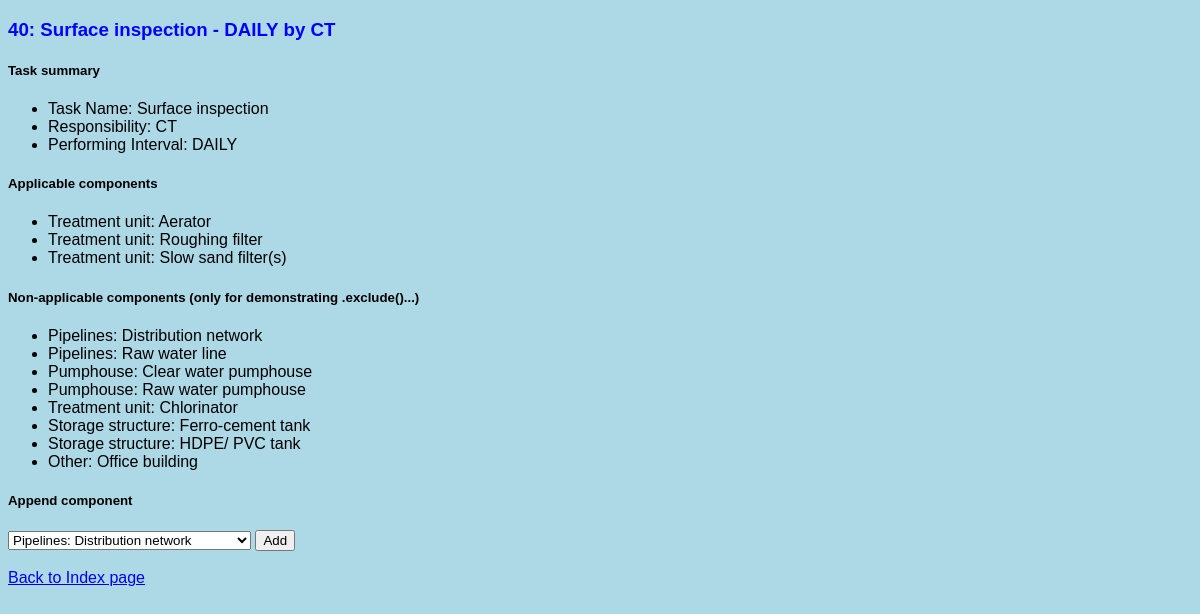
Page /tasks/task/40/ on the committed database.
### tasks/models.py (models this page shows)
class Task(models.Model):
    components = models.ManyToManyField(Component, blank=True, related_name="tasks")
    task_name = models.CharField(max_length = 128)
    task_interval = models.CharField(max_length=32, choices=INTERVALS, default="DAILY")
    task_responsibility = models.CharField(max_length=32, choices=RESPONSIBILITY, default="CT")
    def __str__(self) -> str:
        return f"{self.task_name.capitalize()} - {self.task_interval} by {self.task_responsibility}"

class Component(models.Model):
    component_type = models.ForeignKey(Component_Type,
                                       on_delete=models.CASCADE,
                                       related_name="components")
    component = models.CharField(max_length=64)
    def __str__(self) -> str:
        return f"{self.component_type}: {self.component}"

class Component_Type(models.Model):
    component_type = models.CharField(max_length=64)
    def __str__(self) -> str:
        return f"{self.component_type.capitalize()}"
    class Meta:
        verbose_name = "Component Type"
        verbose_name_plural = "Component Types"

### tasks/views.py (the view)
# urls.py: path("task/<int:task_id>/", views.view_task, name="view_task"),
def view_task(request, task_id):
    task = Task.objects.get(id=task_id)
    return render(request, 'tasks/task.html', {
        'task': task,
        'comps': task.components.all().order_by('component_type', 'component'),
        'non_comps': Component.objects.exclude(tasks=task).all().order_by('component_type', 'component')
    })

### tasks/templates/tasks/task.html (shortened to what this page needs)
{% extends 'tasks/layout.html' %}
{% block body %}
    <h3>{{ task.id }}: {{ task }}</h3>
    <h5>Task summary</h5>
    <ul>
        <li>Task Name: {{ task.task_name }}</li>
        <li>Responsibility: {{ task.task_responsibility }}</li>
        <li>Performing Interval: {{ task.task_interval }}</li>
    </ul>
    <h5>Applicable components</h5>
    <ul>
        {% for item in comps %}
            <li>{{ item }}</li>
        {% empty %}
            <li>No components.</li>
        {% endfor %}
    </ul>
    <h5>Non-applicable components (only for demonstrating .exclude()...)</h5>
    <ul>
        {% for x in non_comps %}
            <li>{{ x }}</li>
        {% empty %}
            <li>No N/A components</li>
        {% endfor %}
    </ul>
    <h5>Append component</h5>
    <form action="{% url 'tasks:append_comp_to_task' task_id=task.id %}" method="post">
        {% if non_comps %}
            <select name="selected_comp">
                {% for comp in non_comps %}
                    <option value="{{ comp.id }}">{{ comp }}</option>
                {% endfor %}
            </select>
            <input type="submit" value="Add" >
        {% else %}
            <ul><li>All components already added!</li></ul>
        {% endif %}
    </form>
    <br><a href="{% url 'tasks:index' %}">Back to Index page</a>
{% endblock %}

### tasks/static/tasks/my_styles.css (style rules this page uses)
h3 { color: blue; font-family: 'Lucida Sans', 'Lucida Sans Regular', 'Lucida Grande', 'Lucida Sans Unicode', Geneva, Verdana, sans-serif; }
body { background-color: lightblue; font-family: Verdana, Geneva, Tahoma, sans-serif; }

### rows in the picture
Task: id "40", task_name+task_interval+task_responsibility "Surface inspection - DAILY by CT", task_name "Surface inspection", task_responsibility "CT", task_interval "DAILY"
Component: component_type+component "Treatment unit: Aerator"
Component: component_type+component "Treatment unit: Roughing filter"
Component: component_type+component "Treatment unit: Slow sand filter(s)"
Component: component_type+component "Pipelines: Distribution network"
Component: component_type+component "Pipelines: Raw water line"
Component: component_type+component "Pumphouse: Clear water pumphouse"
Component: component_type+component "Pumphouse: Raw water pumphouse"
Component: component_type+component "Treatment unit: Chlorinator"
Component: component_type+component "Storage structure: Ferro-cement tank"
Component: component_type+component "Storage structure: HDPE/ PVC tank"
Component: component_type+component "Other: Office building"

### other values in the picture
form field selected_comp "Pipelines: Distribution network"
